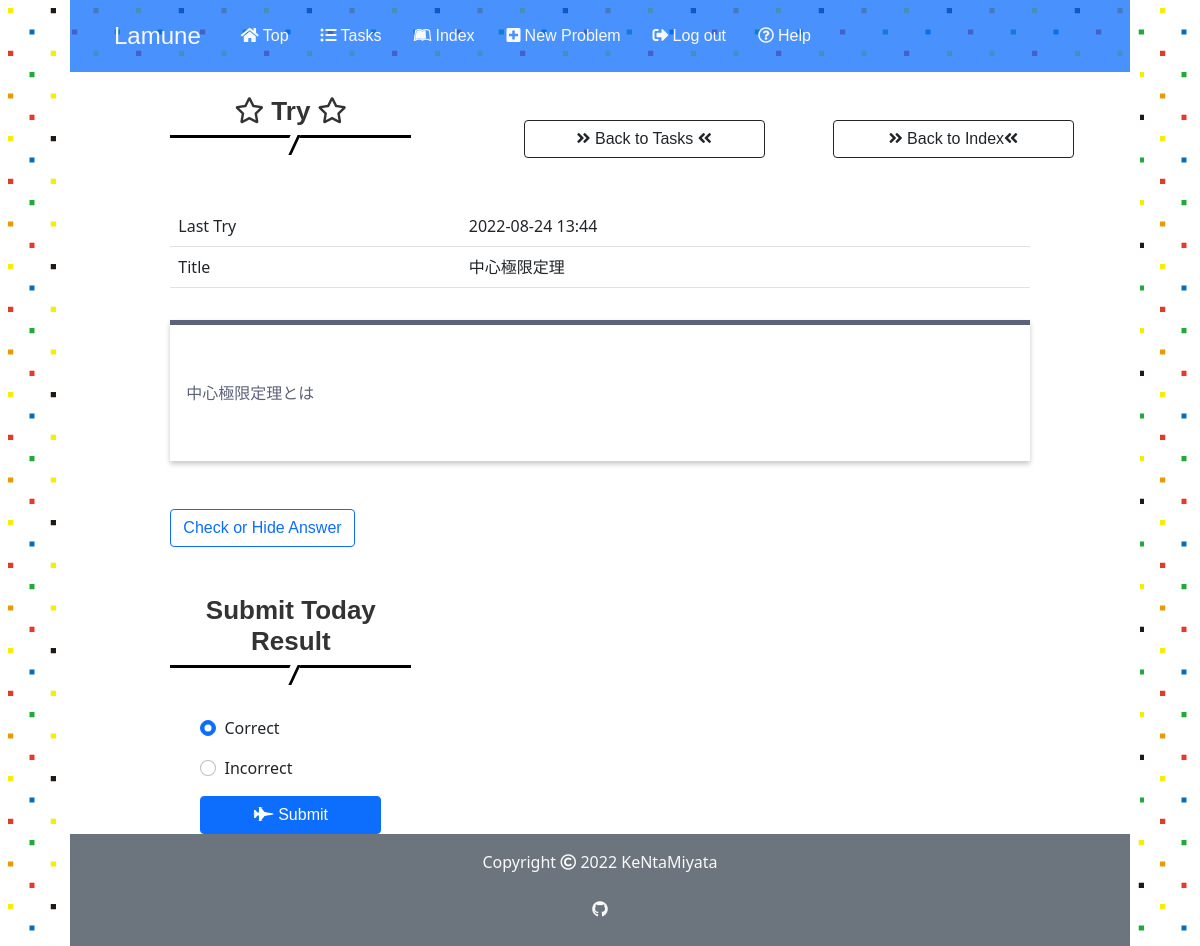
/3/29/trytry (signed in), run on an earlier commit of the app's database.
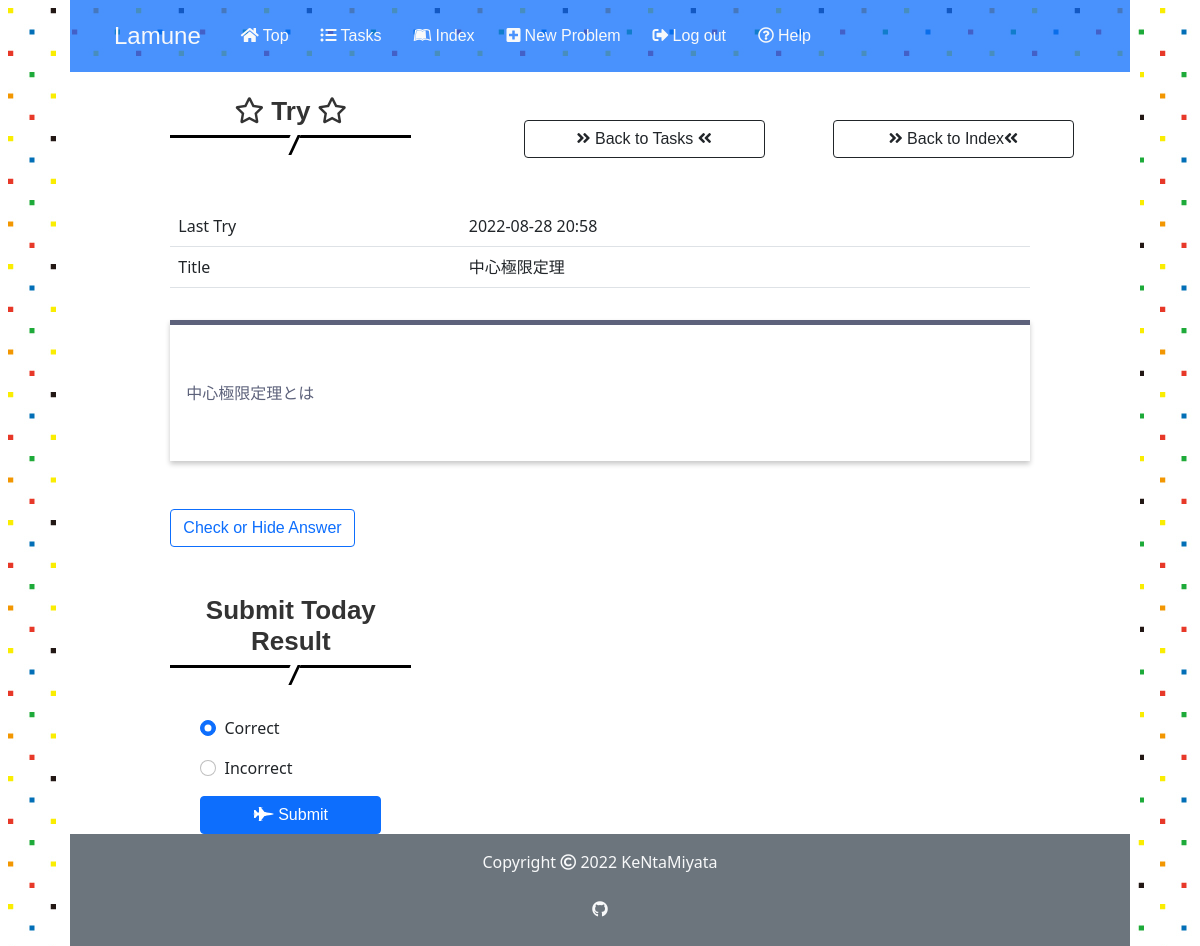
And on a later commit of the database.
### app.py (models this page shows)
class Problem(db.Model):
    id = db.Column(db.Integer, primary_key=True)
    user_id = db.Column(db.Integer, db.ForeignKey('user.id'), nullable=False)
    title = db.Column(db.String(50), nullable=False)
    body = db.Column(db.String(500), nullable=False)
    answer = db.Column(db.String(500), nullable=False)
    stage = db.Column(db.Integer, default=0)
    last_time = db.Column(db.DateTime, nullable=False,
                          default=datetime.datetime.now(pytz.timezone('Asia/Tokyo')))
    created_at = db.Column(db.DateTime, nullable=False,
                           default=datetime.datetime.now(pytz.timezone('Asia/Tokyo')))
    solved_history = db.Column(db.String)

### app.py (the view, shortened to what this page needs)
@app.route('/<int:user_id>/<int:problem_id>/trytry', methods=["GET", "POST"])
@login_required
def trytry(user_id, problem_id):
    if user_id != current_user.id:
        return apology("You can't look this page! Get out!", 401)
    else:
        problem = Problem.query.get(problem_id)
        return render_template("trytry.html", problem=problem, user=current_user)

### app.py (called while the page is built)
@app.before_request
def before_request():
    session.permanent = True
    app.permanent_session_lifetime = datetime.timedelta(minutes=30)
    session.modified = True

@login_manager.user_loader
def load_user(user_id):
    return User.query.get(int(user_id))

### helpers.py (called while the page is built)
def show_datetime(t):
    return t.strftime('%Y-%m-%d %H:%M')

### templates/trytry.html (shortened to what this page needs)
{% extends "layout.html" %}
{% block main%}
<div class="row">
    <div class="col-xl-3 col-md-4 col-12 offset-md-1 mt-4">
        <h2><i class="far fa-star"></i> Try <i class="far fa-star"></i></h2>
    </div>
    <div class="col-md-3 offset-md-1 mt-5 d-none d-md-block">
        <a href="/{{ user.id }}/{{ problem.id }}/tasks" class="btn btn-outline-dark btn--radius btn--cubic d-none d-md-block"><i class="fas fa-angle-double-right fa-position-left"></i> Back to Tasks <i class="fas fa-angle-double-left fa-position-right"></i></a>
    </div>
    <div class="col-md-3 mx-auto mt-5 d-none d-md-block">
        <a href="/{{user.id}}/tasks" class="btn btn-outline-dark btn--radius btn--cubic d-none d-md-block"><i class="fas fa-angle-double-right fa-position-left"></i> Back to Index<i class="fas fa-angle-double-left fa-position-right"></i></a>
    </div>
</div>
<div class="row">
    <div class="col-10 mx-auto mt-5 text-start">
        <table class="table text-start">
            <tbody>
                <tr>
                    <td>Last Try</td><td>{{ problem.last_time | show_datetime }}</td>
                </tr>
                <tr>
                    <td>Title</td><td>{{ problem.title }}</td>
                </tr>
            </tbody>
        </table>
        <div class="problem_box long_text">
            <p>{{ problem.body }}</p>
        </div>
    </div>
    <div class="col-10 mx-auto mt-3 text-start">
        <input type="button" class="btn btn-outline-primary" value="Check or Hide Answer" onclick="show_answer()" />
    </div>
    <div class="col-xl-3 col-md-4 col-12 offset-md-1 mt-5">
        <h2>Submit Today Result </h2>
        <form action="/{{ user.id }}/{{ problem.id }}/trytry" method="POST" class="mx-auto mt-5 w-75 text-start">
            <div class="form-check mb-3">
                <input class="form-check-input" name="result" type="radio" value="Correct" checked>
                <label class="form-check-label">Correct</label>
            </div>
            <div class="form-check mb-3">
                <input class="form-check-input" name="result" type="radio" value="Incorrect">
                <label class="form-check-label">Incorrect</label>
            </div>
            <div>
                <button class="btn btn-primary col-12" type="submit" ><i class="fas fa-fighter-jet"></i> Submit</button>
            </div>
        </form>
    </div>
</div>
{% endblock %}

What changed in the data, as far as the page shows it:
changed Problem "中心極限定理": last_time|show_datetime "2022-08-24 13:44" → "2022-08-28 20:58"
